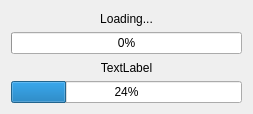
<?xml version="1.0" encoding="UTF-8"?>
<ui version="4.0">
 <class>STACBrowserLoading</class>
 <widget class="QDialog" name="STACBrowserLoading">
  <property name="geometry">
   <rect>
    <x>0</x>
    <y>0</y>
    <width>253</width>
    <height>114</height>
   </rect>
  </property>
  <property name="sizePolicy">
   <sizepolicy hsizetype="Fixed" vsizetype="Fixed">
    <horstretch>0</horstretch>
    <verstretch>0</verstretch>
   </sizepolicy>
  </property>
  <property name="windowTitle">
   <string>STAC Browser</string>
  </property>
  <layout class="QGridLayout" name="gridLayout">
   <item row="1" column="0">
    <widget class="QProgressBar" name="totalProgress">
     <property name="value">
      <number>0</number>
     </property>
    </widget>
   </item>
   <item row="2" column="0">
    <widget class="QLabel" name="itemLabel">
     <property name="text">
      <string>TextLabel</string>
     </property>
     <property name="alignment">
      <set>Qt::AlignCenter</set>
     </property>
    </widget>
   </item>
   <item row="0" column="0">
    <widget class="QLabel" name="totalLabel">
     <property name="text">
      <string>Loading...</string>
     </property>
     <property name="alignment">
      <set>Qt::AlignCenter</set>
     </property>
    </widget>
   </item>
   <item row="3" column="0">
    <widget class="QProgressBar" name="itemProgress">
     <property name="value">
      <number>24</number>
     </property>
    </widget>
   </item>
  </layout>
 </widget>
 <resources/>
 <connections/>
</ui>
